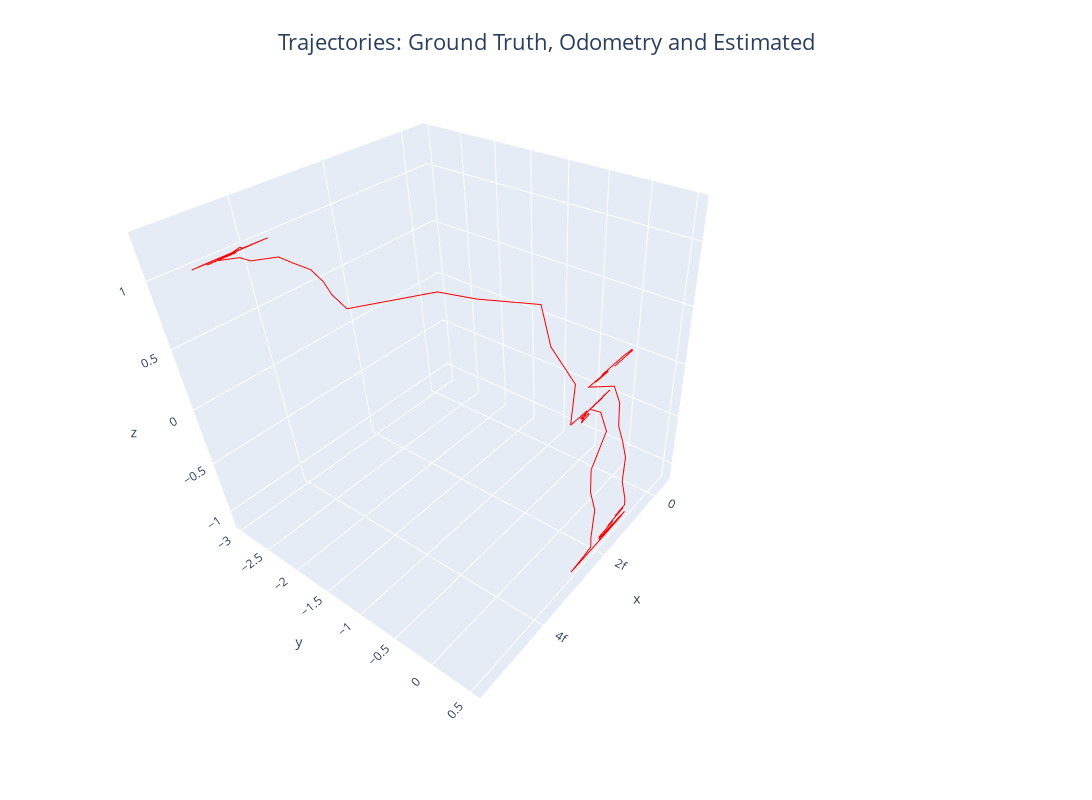

Notebook cell for this chart:
### Code cell
max_points = 120
vo_trajectory_to_plot = vo_poses[:max_points]
gt_trajectory_to_plot = gt_poses[:max_points]
odom_trajectory_to_plot = odom_poses[:max_points]

plot = Plot(title='Trajectories: Ground Truth, Odometry and Estimated', cut_axis=False)
plot.add_trajectory(vo_trajectory_to_plot, 'Estimated', 'red', 2)
plot.show()
